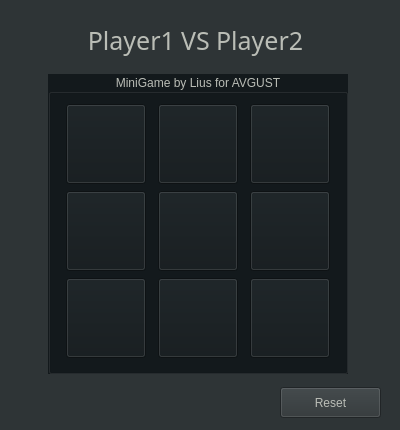
<?xml version="1.0" encoding="UTF-8"?>
<ui version="4.0">
 <class>Widget</class>
 <widget class="QWidget" name="Widget">
  <property name="enabled">
   <bool>true</bool>
  </property>
  <property name="geometry">
   <rect>
    <x>0</x>
    <y>0</y>
    <width>400</width>
    <height>430</height>
   </rect>
  </property>
  <property name="minimumSize">
   <size>
    <width>400</width>
    <height>400</height>
   </size>
  </property>
  <property name="maximumSize">
   <size>
    <width>600</width>
    <height>600</height>
   </size>
  </property>
  <property name="windowTitle">
   <string>Widget</string>
  </property>
  <property name="styleSheet">
   <string notr="true">background-color: rgb(46, 52, 54);
border-color: rgb(34, 34, 34);</string>
  </property>
  <widget class="QGroupBox" name="groupBox">
   <property name="enabled">
    <bool>true</bool>
   </property>
   <property name="geometry">
    <rect>
     <x>48</x>
     <y>74</y>
     <width>300</width>
     <height>300</height>
    </rect>
   </property>
   <property name="sizePolicy">
    <sizepolicy hsizetype="Fixed" vsizetype="Fixed">
     <horstretch>0</horstretch>
     <verstretch>0</verstretch>
    </sizepolicy>
   </property>
   <property name="minimumSize">
    <size>
     <width>200</width>
     <height>200</height>
    </size>
   </property>
   <property name="styleSheet">
    <string notr="true">background-color: rgb(191, 64, 64);
background-color: rgb(19, 25, 28);
color: rgb(186, 189, 182);</string>
   </property>
   <property name="title">
    <string>MiniGame by Lius for AVGUST</string>
   </property>
   <property name="alignment">
    <set>Qt::AlignCenter</set>
   </property>
   <layout class="QGridLayout" name="gridLayout">
    <item row="1" column="1">
     <widget class="QPushButton" name="button1_1">
      <property name="sizePolicy">
       <sizepolicy hsizetype="Minimum" vsizetype="Expanding">
        <horstretch>0</horstretch>
        <verstretch>0</verstretch>
       </sizepolicy>
      </property>
      <property name="maximumSize">
       <size>
        <width>80</width>
        <height>80</height>
       </size>
      </property>
      <property name="font">
       <font>
        <family>Noto Sans Adlam</family>
        <pointsize>25</pointsize>
        <weight>75</weight>
        <bold>true</bold>
       </font>
      </property>
      <property name="text">
       <string/>
      </property>
     </widget>
    </item>
    <item row="2" column="0">
     <widget class="QPushButton" name="button2_0">
      <property name="sizePolicy">
       <sizepolicy hsizetype="Minimum" vsizetype="Expanding">
        <horstretch>0</horstretch>
        <verstretch>0</verstretch>
       </sizepolicy>
      </property>
      <property name="maximumSize">
       <size>
        <width>80</width>
        <height>80</height>
       </size>
      </property>
      <property name="font">
       <font>
        <family>Noto Sans Adlam</family>
        <pointsize>25</pointsize>
        <weight>75</weight>
        <bold>true</bold>
       </font>
      </property>
      <property name="text">
       <string/>
      </property>
     </widget>
    </item>
    <item row="0" column="1">
     <widget class="QPushButton" name="button0_1">
      <property name="sizePolicy">
       <sizepolicy hsizetype="Minimum" vsizetype="Expanding">
        <horstretch>0</horstretch>
        <verstretch>0</verstretch>
       </sizepolicy>
      </property>
      <property name="maximumSize">
       <size>
        <width>80</width>
        <height>80</height>
       </size>
      </property>
      <property name="font">
       <font>
        <family>Noto Sans Adlam</family>
        <pointsize>25</pointsize>
        <weight>75</weight>
        <bold>true</bold>
       </font>
      </property>
      <property name="text">
       <string/>
      </property>
     </widget>
    </item>
    <item row="0" column="2">
     <widget class="QPushButton" name="button0_2">
      <property name="sizePolicy">
       <sizepolicy hsizetype="Minimum" vsizetype="Expanding">
        <horstretch>0</horstretch>
        <verstretch>2</verstretch>
       </sizepolicy>
      </property>
      <property name="maximumSize">
       <size>
        <width>80</width>
        <height>80</height>
       </size>
      </property>
      <property name="font">
       <font>
        <family>Noto Sans Adlam</family>
        <pointsize>25</pointsize>
        <weight>75</weight>
        <bold>true</bold>
       </font>
      </property>
      <property name="text">
       <string/>
      </property>
     </widget>
    </item>
    <item row="2" column="1">
     <widget class="QPushButton" name="button2_1">
      <property name="sizePolicy">
       <sizepolicy hsizetype="Minimum" vsizetype="Expanding">
        <horstretch>0</horstretch>
        <verstretch>0</verstretch>
       </sizepolicy>
      </property>
      <property name="maximumSize">
       <size>
        <width>80</width>
        <height>80</height>
       </size>
      </property>
      <property name="font">
       <font>
        <family>Noto Sans Adlam</family>
        <pointsize>25</pointsize>
        <weight>75</weight>
        <bold>true</bold>
       </font>
      </property>
      <property name="text">
       <string/>
      </property>
     </widget>
    </item>
    <item row="1" column="2">
     <widget class="QPushButton" name="button1_2">
      <property name="sizePolicy">
       <sizepolicy hsizetype="Minimum" vsizetype="Expanding">
        <horstretch>0</horstretch>
        <verstretch>2</verstretch>
       </sizepolicy>
      </property>
      <property name="maximumSize">
       <size>
        <width>80</width>
        <height>80</height>
       </size>
      </property>
      <property name="font">
       <font>
        <family>Noto Sans Adlam</family>
        <pointsize>25</pointsize>
        <weight>75</weight>
        <bold>true</bold>
       </font>
      </property>
      <property name="text">
       <string/>
      </property>
     </widget>
    </item>
    <item row="1" column="0">
     <widget class="QPushButton" name="button1_0">
      <property name="sizePolicy">
       <sizepolicy hsizetype="Minimum" vsizetype="Expanding">
        <horstretch>0</horstretch>
        <verstretch>0</verstretch>
       </sizepolicy>
      </property>
      <property name="maximumSize">
       <size>
        <width>80</width>
        <height>80</height>
       </size>
      </property>
      <property name="font">
       <font>
        <family>Noto Sans Adlam</family>
        <pointsize>25</pointsize>
        <weight>75</weight>
        <bold>true</bold>
       </font>
      </property>
      <property name="text">
       <string/>
      </property>
     </widget>
    </item>
    <item row="0" column="0">
     <widget class="QPushButton" name="button0_0">
      <property name="sizePolicy">
       <sizepolicy hsizetype="Minimum" vsizetype="Maximum">
        <horstretch>0</horstretch>
        <verstretch>0</verstretch>
       </sizepolicy>
      </property>
      <property name="maximumSize">
       <size>
        <width>80</width>
        <height>80</height>
       </size>
      </property>
      <property name="font">
       <font>
        <family>Noto Sans Adlam</family>
        <pointsize>25</pointsize>
        <weight>75</weight>
        <bold>true</bold>
       </font>
      </property>
      <property name="text">
       <string/>
      </property>
     </widget>
    </item>
    <item row="2" column="2">
     <widget class="QPushButton" name="button2_2">
      <property name="sizePolicy">
       <sizepolicy hsizetype="Minimum" vsizetype="Expanding">
        <horstretch>0</horstretch>
        <verstretch>2</verstretch>
       </sizepolicy>
      </property>
      <property name="maximumSize">
       <size>
        <width>80</width>
        <height>80</height>
       </size>
      </property>
      <property name="font">
       <font>
        <family>Noto Sans Adlam</family>
        <pointsize>25</pointsize>
        <weight>75</weight>
        <bold>true</bold>
       </font>
      </property>
      <property name="text">
       <string/>
      </property>
     </widget>
    </item>
   </layout>
  </widget>
  <widget class="QLabel" name="label">
   <property name="geometry">
    <rect>
     <x>50</x>
     <y>20</y>
     <width>291</width>
     <height>41</height>
    </rect>
   </property>
   <property name="sizePolicy">
    <sizepolicy hsizetype="Preferred" vsizetype="Preferred">
     <horstretch>0</horstretch>
     <verstretch>0</verstretch>
    </sizepolicy>
   </property>
   <property name="font">
    <font>
     <family>Noto Sans Adlam</family>
     <pointsize>19</pointsize>
    </font>
   </property>
   <property name="layoutDirection">
    <enum>Qt::LeftToRight</enum>
   </property>
   <property name="styleSheet">
    <string notr="true">color: rgb(186, 189, 182);</string>
   </property>
   <property name="text">
    <string>Player1 VS Player2</string>
   </property>
   <property name="scaledContents">
    <bool>false</bool>
   </property>
   <property name="alignment">
    <set>Qt::AlignCenter</set>
   </property>
  </widget>
  <widget class="QPushButton" name="resetButton">
   <property name="geometry">
    <rect>
     <x>280</x>
     <y>387</y>
     <width>101</width>
     <height>31</height>
    </rect>
   </property>
   <property name="styleSheet">
    <string notr="true">color: rgb(186, 189, 182);</string>
   </property>
   <property name="text">
    <string>Reset</string>
   </property>
  </widget>
 </widget>
 <resources/>
 <connections/>
</ui>
